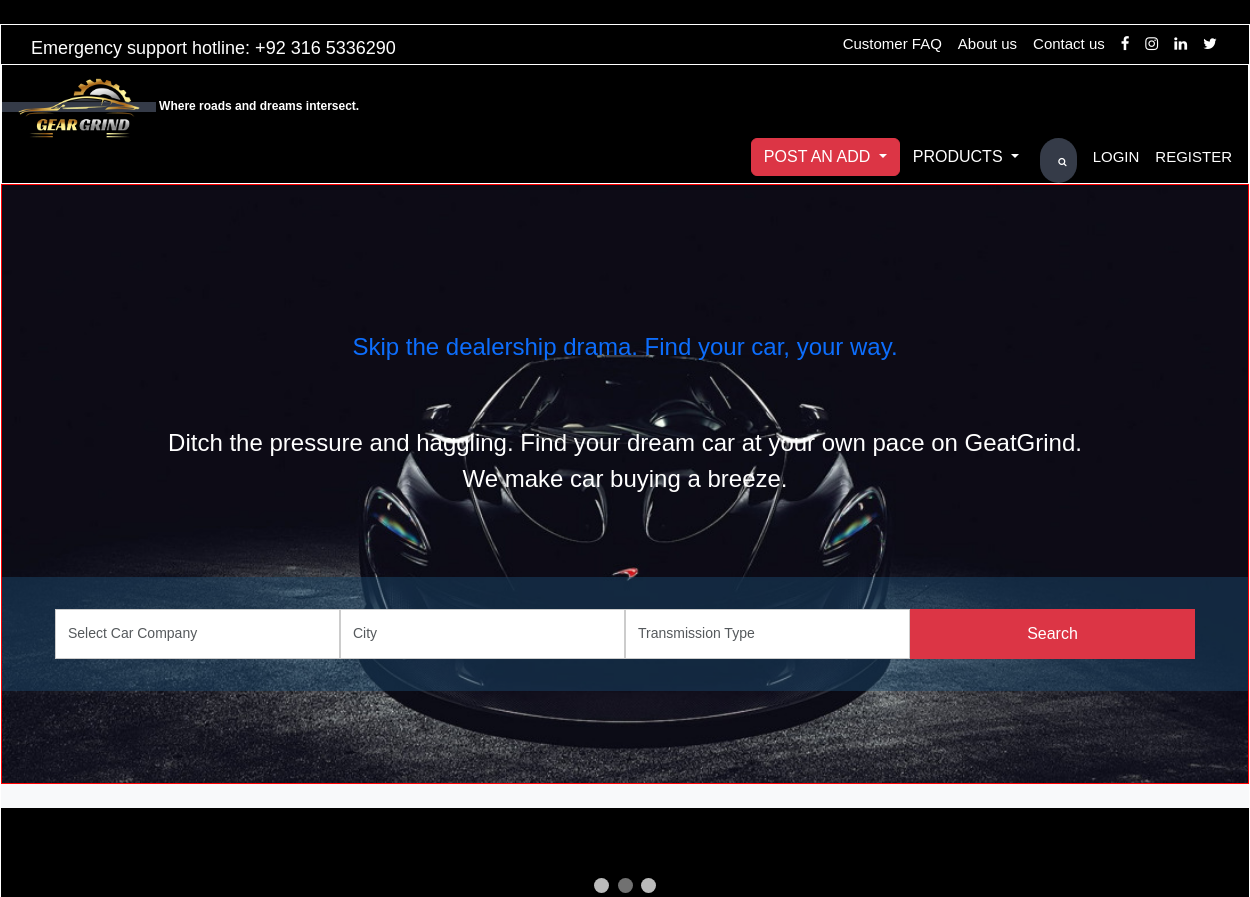
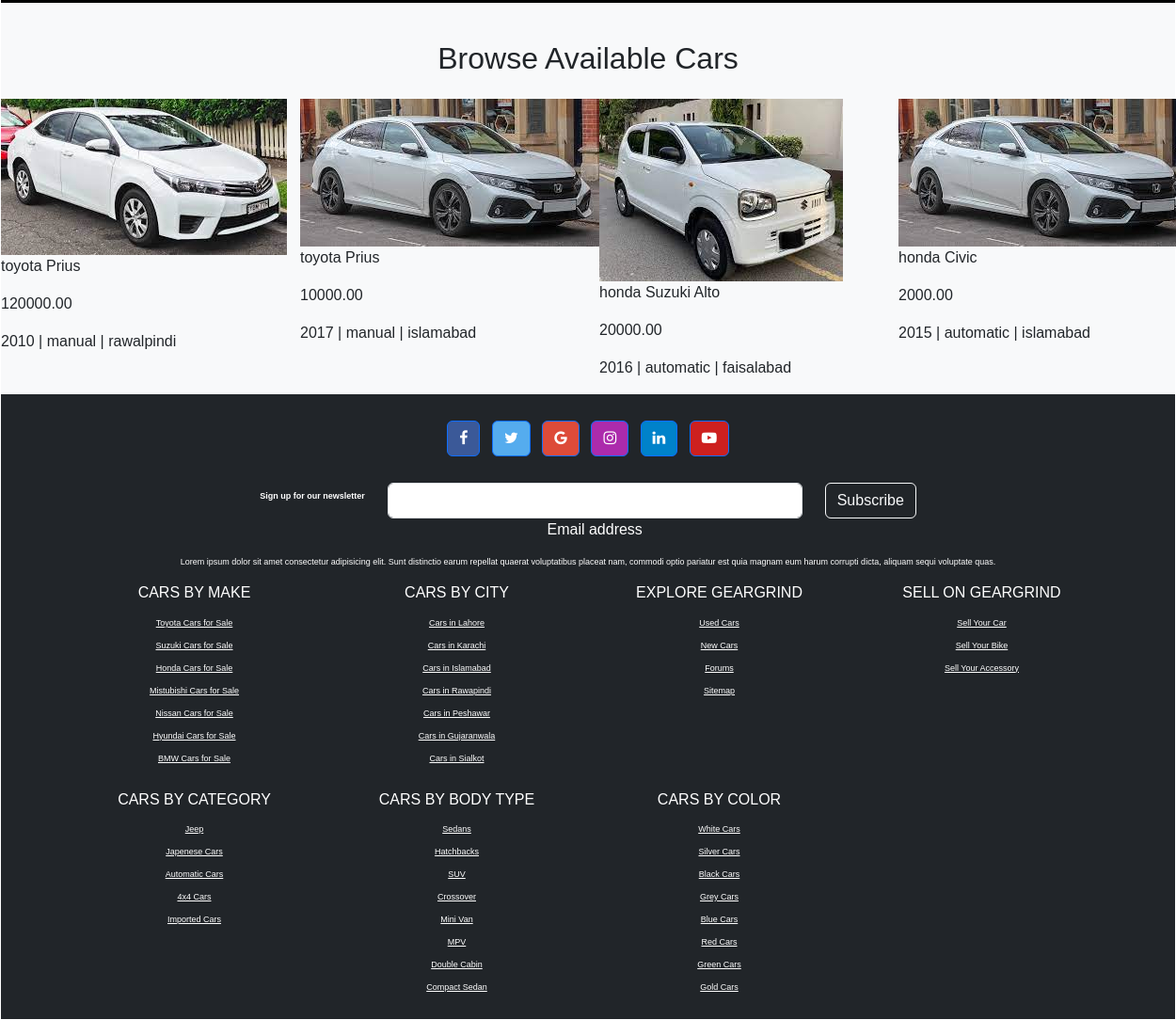
The page / on the database its author committed (2 pictures, top to bottom).
### store/models.py (models this page shows, shortened)
class Ad(models.Model):
    CAR_TRANSMISSION_CHOICES = [
        ('automatic', 'Automatic'),
        ('manual', 'Manual'),
        ('semi-automatic', 'Semi-Automatic'),
    ]
    CAR_COMPANY_CHOICES = [
        ('suzuki', 'Suzuki'),
        ('honda', 'Honda'),
        ('toyota', 'Toyota'),
        ('other', 'Other'),
    ]
    CAR_YEAR_CHOICES = [(year, str(year)) for year in range(2001, 2023)]
    CAR_CITY_CHOICES = [
        ('rawalpindi', 'Rawalpindi'),
        ('islamabad', 'Islamabad'),
        ('karachi', 'Karachi'),
        ('lahore', 'Lahore'),
        ('faisalabad', 'Faisalabad'),
        ('peshawar', 'Peshawar'),
    ]
    SELLER_NUMBER_REGEX = '^03\d{2}-\d{7}$'
    seller_number_validator = RegexValidator(
        regex=SELLER_NUMBER_REGEX,
        message='Enter a valid seller number. Example: 0316-5336290'
    )
    id = models.AutoField(primary_key=True)
    seller = models.ForeignKey(User, on_delete=models.CASCADE, default=1)
    car_company = models.CharField(max_length=100, choices=CAR_COMPANY_CHOICES)
    car_model = models.CharField(max_length=100)
    car_year = models.PositiveIntegerField(choices=CAR_YEAR_CHOICES)
    transmission_type = models.CharField(max_length=15, choices=CAR_TRANSMISSION_CHOICES)
    car_city = models.CharField(max_length=100, choices=CAR_CITY_CHOICES)
    car_price = models.DecimalField(max_digits=10, decimal_places=2)
    car_description = models.TextField()
    seller_number = models.CharField(max_length=12, validators=[seller_number_validator])
    image = models.ImageField(default='default.jpg',upload_to='car_pictures/', blank=True, null=True)

### store/views.py (the view)
# urls.py: 2. Add a URL to urlpatterns:  path('', views.home, name='home')
def home(request):
    context = {
        'posts':Ad.objects.all()
    }
    return render(request,'store/home.html',context)

### store/templates/store/home.html (shortened to what this page needs)
           {% extends "store/base.html" %}
           {%block content%}
           {% load static %}
            <p class="lead text-primary mt-5 pt-4"><b>Skip the dealership drama. Find your car, your way.</b></p>
                <br>
                <blockquote class="blockquote">
                  <p class="text-white">Ditch the pressure and haggling. Find your dream car at your own pace on GeatGrind. <br> We make car buying a breeze.</p>
                </blockquote>
                <br> <br> <br> <br> <br> <br> <br>
<section class="search-sec">
  <div class="container">
      <form method="get" action="{% url 'store-ads' %}" novalidate="novalidate">
          <div class="row">
              <div class="col-lg-12">
                <div class="row">
                  <div class="col-lg-3 col-md-3 col-sm-12 p-0">
                      <select name="car_company" class="form-control search-slt">
                          <option value="">Select Car Company</option>
                      </select>
                  </div>
                  <div class="col-lg-3 col-md-3 col-sm-12 p-0">
                      <select name="car_city" class="form-control search-slt">
                          <option value="">City</option>
                      </select>
                  </div>
                  <div class="col-lg-3 col-md-3 col-sm-12 p-0">
                      <select name="transmission_type" class="form-control search-slt">
                          <option value="">Transmission Type</option>
                      </select>
                  </div>
                  <div class="col-lg-3 col-md-3 col-sm-12 p-0">
                      <button type="submit" class="btn btn-danger wrn-btn">Search</button>
                  </div>
              </div>
              </div>
          </div>
      </form>
  </div>
</section>
            </div>
            <div class="bg-light">
              <br>
            </div>
            <div class="slideshow-container">
              </div>
              <br>
              <div style="text-align:center">
                <span class="dot"></span>
                <span class="dot"></span>
                <span class="dot"></span>
              </div>
          </div>
          <div class="container-fluid bg-light pt-3">
            <h2 class="text-center my-4">Browse Available Cars</h2>
            <div class="car-slider owl-carousel owl-theme">
              <div class="row text-center">
                {% for post in posts|slice:":8" %}
                {% if forloop.counter0|divisibleby:4 %}
                  </div><div class="row">
                {% endif %}
                <div class="col-lg-3 col-md-6 mb-4 mb-md-0">
                  <div class="car-item">
                    <a href="{% url 'store-detail' post.id %}">
                      <img src="{{ post.image.url }}" alt="{{ post.model }}">
                    </a>
                    <div class="car-details">
                      <p class="car-name">{{post.car_company}}  {{ post.car_model }}</p>
                      <p class="car-price">{{ post.car_price }}</p>
                      <p class="car-info">{{ post.car_year }} | {{ post.transmission_type }} | {{ post.car_city }}</p>
                    </div>
                  </div>
                </div>
              {% endfor %}
            </div>
          </div>
        </div>
      </div>
        <footer class="bg-dark text-center text-white">
          <div class="container p-4">
            <section class="mb-4">
              <a class="btn btn-primary btn-floating m-1" style="background-color: #3b5998" href="#!" role="button"><i class="fa fa-facebook-f"></i></a>
              <a class="btn btn-primary btn-floating m-1" style="background-color: #55acee" href="#!" role="button"><i class="fa fa-twitter"></i></a>
              <a class="btn btn-primary btn-floating m-1" style="background-color: #dd4b39" href="#!" role="button"><i class="fa fa-google"></i></a>
              <a class="btn btn-primary btn-floating m-1" style="background-color: #ac2bac" href="#!" role="button"><i class="fa fa-instagram"></i></a>
              <a class="btn btn-primary btn-floating m-1" style="background-color: #0082ca" href="#!" role="button"><i class="fa fa-linkedin"></i></a>
              <a class="btn btn-primary btn-floating m-1" style="background-color: #CD201F" href="#!" role="button"><i class="fa fa-youtube-play"></i></a>
            </section>
            <section class="">
              <form action="">
                <div class="row d-flex justify-content-center">
                  <div class="col-auto">
                    <p class="pt-2">
                      <strong>Sign up for our newsletter</strong>
                    </p>
                  </div>
                  <div class="col-md-5 col-12">
                    <div class="form-outline form-white mb-2">
                      <input type="email" id="mailing" class="form-control" />
                      <label class="form-label" for="mailing">Email address</label>
                    </div>
                  </div>
                  <div class="col-auto">
                    <button type="submit" class="btn btn-outline-light mb-2">
                      Subscribe
                    </button>
                  </div>
                </div>
              </form>
            </section>
          <section class="mb-3">
            <p>
              Lorem ipsum dolor sit amet consectetur adipisicing elit. Sunt
              distinctio earum repellat quaerat voluptatibus placeat nam,
              commodi optio pariatur est quia magnam eum harum corrupti dicta,
              aliquam sequi voluptate quas.
            </p>
          </section>
          <section class="">
            <div class="row">
              <div class="col-lg-3 col-md-6 mb-4 mb-md-0">
                <h6 class="text-uppercase">Cars By Make</h5>
                <ul class="list-unstyled mb-0">
                  <li>
                    <a href="#!" class="text-white">Toyota Cars for Sale</a>
                  </li>
                  <li>
                    <a href="#!" class="text-white">Suzuki Cars for Sale</a>
                  </li>
                  <li>
                    <a href="#!" class="text-white">Honda Cars for Sale</a>
                  </li>
                  <li>
                    <a href="#!" class="text-white">Mistubishi Cars for Sale</a>
                  </li>
                  <li>
                    <a href="#!" class="text-white">Nissan Cars for Sale</a>
                  </li>
                  <li>
                    <a href="#!" class="text-white">Hyundai Cars for Sale</a>
                  </li>
                  <li>
                    <a href="#!" class="text-white">BMW Cars for Sale</a>
                  </li>
                </ul>
              </div>
              <div class="col-lg-3 col-md-6 mb-4 mb-md-0">
                <h6 class="text-uppercase">Cars By City</h5>
                <ul class="list-unstyled mb-0">
                  <li>
                    <a href="#!" class="text-white">Cars in Lahore</a>
                  </li>
                  <li>
                    <a href="#!" class="text-white">Cars in Karachi</a>
                  </li>
                  <li>
                    <a href="{% url 'store-ads' %}?location=islamabad" class="text-white">Cars in Islamabad</a>
                  </li>
                  <li>
                    <a href="#!" class="text-white">Cars in Rawapindi</a>
                  </li>
                  <li>
                    <a href="#!" class="text-white">Cars in Peshawar</a>
                  </li>
                  <li>
                    <a href="#!" class="text-white">Cars in Gujaranwala</a>
                  </li>
                  <li>
                    <a href="#!" class="text-white">Cars in Sialkot</a>
                  </li>
                </ul>
              </div>
              <div class="col-lg-3 col-md-6 mb-4 mb-md-0">
                <h6 class="text-uppercase">Explore GearGrind</h5>
                <ul class="list-unstyled mb-0">
                  <li>
                    <a href="#!" class="text-white">Used Cars</a>
                  </li>
                  <li>
                    <a href="#!" class="text-white">New Cars</a>
                  </li>
                  <li>
                    <a href="#!" class="text-white">Forums</a>
                  </li>
                  <li>
                    <a href="#!" class="text-white">Sitemap</a>
                  </li>
                </ul>
              </div>
              <div class="col-lg-3 col-md-6 mb-4 mb-md-0">
                <h6 class="text-uppercase">Sell on GearGrind</h5>
                <ul class="list-unstyled mb-0">
                  <li>
                    <a href="#!" class="text-white">Sell Your Car</a>
                  </li>
                  <li>
                    <a href="#!" class="text-white">Sell Your Bike</a>
                  </li>
                  <li>
                    <a href="#!" class="text-white">Sell Your Accessory</a>
                  </li>
                </ul>
              </div>
            </div>
          <br>
          <div class="row">
              <div class="col-lg-3 col-md-6 mb-4 mb-md-0">
                  <h6 class="text-uppercase">Cars By Category</h5>
                  <ul class="list-unstyled mb-0">
                    <li>
                      <a href="#!" class="text-white">Jeep</a>
                    </li>
                    <li>
                      <a href="#!" class="text-white">Japenese Cars</a>
                    </li>
                    <li>
                      <a href="#!" class="text-white">Automatic Cars</a>
                    </li>
                    <li>
                      <a href="#!" class="text-white">4x4 Cars</a>
                    </li>
                    <li>
                      <a href="#!" class="text-white">Imported Cars</a>
                    </li>
                  </ul>
                </div>
                <div class="col-lg-3 col-md-6 mb-4 mb-md-0">
                  <h6 class="text-uppercase">Cars By Body Type</h5>
                  <ul class="list-unstyled mb-0">
                    <li>
                      <a href="#!" class="text-white">Sedans</a>
                    </li>
                    <li>
                      <a href="#!" class="text-white">Hatchbacks</a>
                    </li>
                    <li>
                      <a href="#!" class="text-white">SUV</a>
                    </li>
                    <li>
                      <a href="#!" class="text-white">Crossover</a>
                    </li>
                    <li>
                      <a href="#!" class="text-white">Mini Van</a>
                    </li>
                    <li>
                      <a href="#!" class="text-white">MPV</a>
                    </li>
                    <li>
                      <a href="#!" class="text-white">Double Cabin</a>
                    </li>
                    <li>
                      <a href="#!" class="text-white">Compact Sedan</a>
                    </li>
                  </ul>
                </div>
                <div class="col-lg-3 col-md-6 mb-4 mb-md-0">
                  <h6 class="text-uppercase">Cars By Color</h5>
                  <ul class="list-unstyled mb-0">
                    <li>
                      <a href="#!" class="text-white">White Cars</a>
                    </li>
                    <li>
                      <a href="#!" class="text-white">Silver Cars</a>
                    </li>
                    <li>
                      <a href="#!" class="text-white">Black Cars</a>
                    </li>
                    <li>
                      <a href="#!" class="text-white">Grey Cars</a>
                    </li>
                    <li>
                      <a href="#!" class="text-white">Blue Cars</a>
                    </li>
                    <li>
                      <a href="#!" class="text-white">Red Cars</a>
                    </li>
                    <li>
                      <a href="#!" class="text-white">Green Cars</a>
                    </li>
                    <li>
                      <a href="#!" class="text-white">Gold Cars</a>
                    </li>
                  </ul>
                </div>
          </div>
        </section>
      </div>
    {% endblock content%}

### store/static/store/style.css (style rules this page uses)
body { padding: 0%; margin: 0%; background-color: black; flex-direction: column; }
.container-fluid { padding:0%; margin: 0%; }
footer p, a { font-size: 9px; }
.background p { padding: 10px 10px; font-size: 24px; }
* { box-sizing: border-box; }
body { font-family: Verdana, sans-serif; }
img { vertical-align: middle; }
.slideshow-container { padding-top: 20px; max-width: 600px; position: relative; margin: auto; }
.dot { height: 15px; width: 15px; margin: 0 2px; background-color: #bbb; border-radius: 50%; display: inline-block; transition: background-color 0.6s ease; }
.active { background-color: #717171; }
.search-sec { padding: 2rem; }
.search-slt { display: block; width: 100%; font-size: 0.875rem; line-height: 1.5; color: #55595c; background-color: #fff; background-image: none; border: 1px solid #ccc; height: calc(3rem + 2px) !important; border-radius:0; }
.wrn-btn { width: 100%; font-size: 16px; font-weight: 400; text-transform: capitalize; height: calc(3rem + 2px) !important; border-radius:0; }
@media (min-width: 992px) { .search-sec { position: relative; top: -114px; background: rgba(26, 70, 104, 0.51); } }

### rows shown on the page
Ad: image (picture), car_company "toyota", car_model "Prius", car_price "120000.00", car_year "2010", transmission_type "manual", car_city "rawalpindi"
Ad: image (picture), car_company "toyota", car_model "Prius", car_price "10000.00", car_year "2017", transmission_type "manual", car_city "islamabad"
Ad: image (picture), car_company "honda", car_model "Suzuki Alto", car_price "20000.00", car_year "2016", transmission_type "automatic", car_city "faisalabad"
Ad: image (picture), car_company "honda", car_model "Civic", car_price "2000.00", car_year "2015", transmission_type "automatic", car_city "islamabad"
